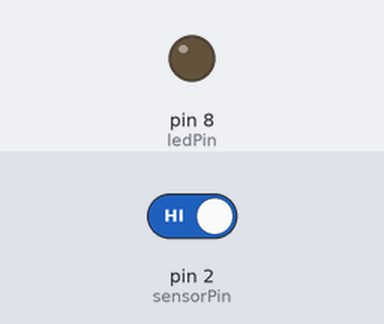
Simulated run of this sketch. Board: Arduino Uno, built with avr-gcc and run on an emulated ATmega328P. Parts: output pins drawn as LEDs (lit = HIGH). The inputs (shaded band) are chosen by the test bench; at power-on: pin 2 (sensorPin) HIGH.

Above: at 1.2 s.
1.3 s: pin 2 (sensorPin) driven LOW
At 2.0 s:
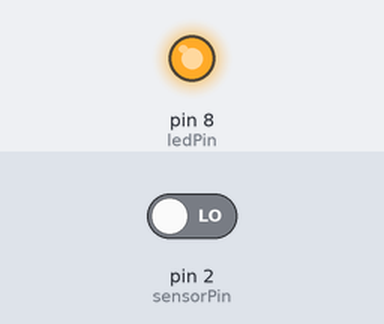
2.8 s: pin 2 (sensorPin) driven HIGH
At 3.1 s:
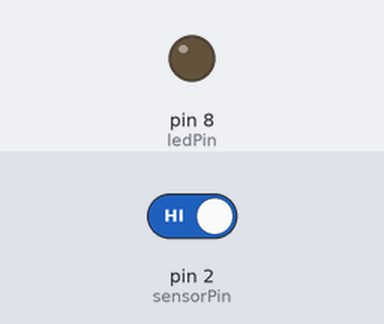
Timing chart, 0 to 5.8 s (numbered marks = the images above; inputs shaded):
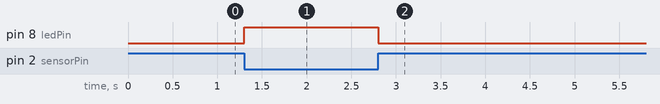

The sketch:

_doline.ino
```cpp
int sensorPin = 2;
int ledPin = 8;

void setup() {

  pinMode(sensorPin, INPUT);
  pinMode(ledPin, OUTPUT);

}

void loop() {

  int value = digitalRead(sensorPin);

  if(value == 0) {   // gặp line đen
    digitalWrite(ledPin, HIGH);
  }
  else {             // nền trắng
    digitalWrite(ledPin, LOW);
  }

}
```

Measured:
- after the input at 1.3 s, pin 8 (ledPin): LOW → HIGH at once
- after the input at 2.8 s, pin 8 (ledPin): HIGH → LOW at once
